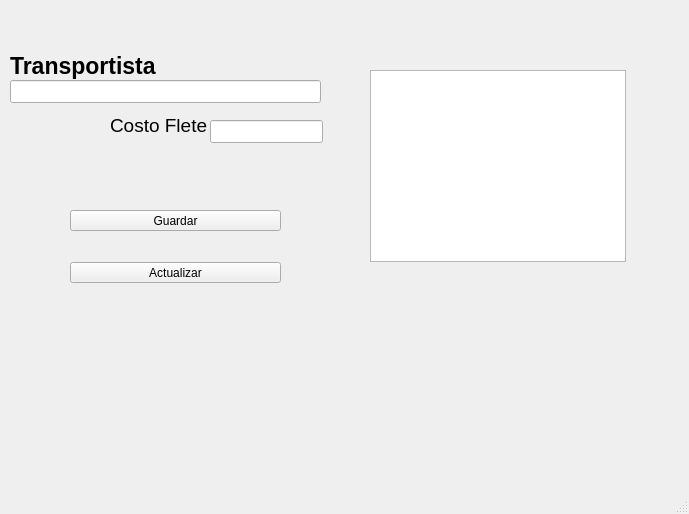
<?xml version="1.0" encoding="UTF-8"?>
<ui version="4.0">
 <class>MainWindow</class>
 <widget class="QMainWindow" name="MainWindow">
  <property name="geometry">
   <rect>
    <x>0</x>
    <y>0</y>
    <width>689</width>
    <height>514</height>
   </rect>
  </property>
  <property name="windowTitle">
   <string>MainWindow</string>
  </property>
  <widget class="QWidget" name="centralwidget">
   <widget class="QLineEdit" name="transportista">
    <property name="geometry">
     <rect>
      <x>10</x>
      <y>80</y>
      <width>311</width>
      <height>23</height>
     </rect>
    </property>
   </widget>
   <widget class="QLineEdit" name="numCosto">
    <property name="geometry">
     <rect>
      <x>210</x>
      <y>120</y>
      <width>113</width>
      <height>23</height>
     </rect>
    </property>
    <property name="text">
     <string/>
    </property>
   </widget>
   <widget class="QPushButton" name="guardar">
    <property name="geometry">
     <rect>
      <x>70</x>
      <y>210</y>
      <width>211</width>
      <height>21</height>
     </rect>
    </property>
    <property name="text">
     <string>Guardar</string>
    </property>
   </widget>
   <widget class="QPushButton" name="actualizar">
    <property name="geometry">
     <rect>
      <x>70</x>
      <y>262</y>
      <width>211</width>
      <height>21</height>
     </rect>
    </property>
    <property name="text">
     <string>Actualizar</string>
    </property>
   </widget>
   <widget class="QTableWidget" name="listaFletes">
    <property name="geometry">
     <rect>
      <x>370</x>
      <y>70</y>
      <width>256</width>
      <height>192</height>
     </rect>
    </property>
   </widget>
   <widget class="QLabel" name="label_nombreTrans">
    <property name="geometry">
     <rect>
      <x>10</x>
      <y>50</y>
      <width>281</width>
      <height>31</height>
     </rect>
    </property>
    <property name="font">
     <font>
      <pointsize>17</pointsize>
      <weight>75</weight>
      <bold>true</bold>
     </font>
    </property>
    <property name="text">
     <string>Transportista</string>
    </property>
   </widget>
   <widget class="QLabel" name="label_costoFlete">
    <property name="geometry">
     <rect>
      <x>110</x>
      <y>110</y>
      <width>101</width>
      <height>31</height>
     </rect>
    </property>
    <property name="font">
     <font>
      <pointsize>14</pointsize>
      <weight>50</weight>
      <bold>false</bold>
     </font>
    </property>
    <property name="text">
     <string>Costo Flete</string>
    </property>
   </widget>
  </widget>
  <widget class="QMenuBar" name="menubar">
   <property name="geometry">
    <rect>
     <x>0</x>
     <y>0</y>
     <width>689</width>
     <height>21</height>
    </rect>
   </property>
  </widget>
  <widget class="QStatusBar" name="statusbar"/>
 </widget>
 <resources/>
 <connections/>
</ui>
